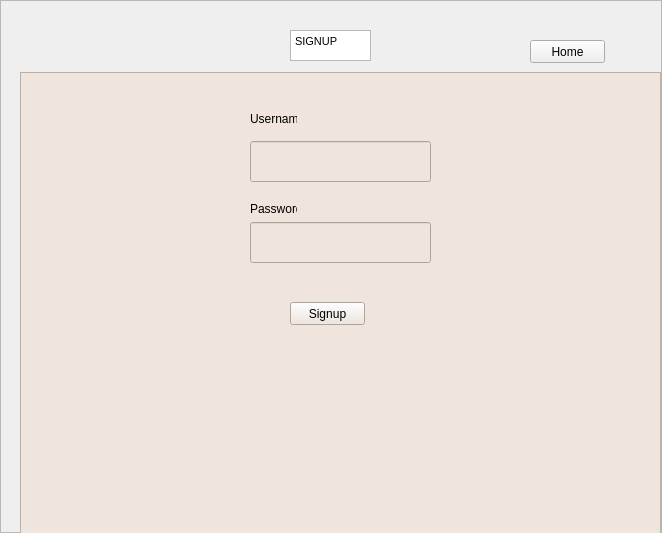
<?xml version="1.0" encoding="UTF-8"?>
<ui version="4.0">
 <class>MainWindow</class>
 <widget class="QMainWindow" name="MainWindow">
  <property name="geometry">
   <rect>
    <x>0</x>
    <y>0</y>
    <width>662</width>
    <height>533</height>
   </rect>
  </property>
  <property name="windowTitle">
   <string>GG Auto Clicker</string>
  </property>
  <property name="styleSheet">
   <string notr="true"/>
  </property>
  <widget class="QWidget" name="central_widget">
   <layout class="QVBoxLayout" name="verticalLayout">
    <property name="spacing">
     <number>0</number>
    </property>
    <property name="leftMargin">
     <number>0</number>
    </property>
    <property name="topMargin">
     <number>0</number>
    </property>
    <property name="rightMargin">
     <number>0</number>
    </property>
    <property name="bottomMargin">
     <number>0</number>
    </property>
    <item>
     <widget class="QFrame" name="central_widget_2">
      <property name="toolTip">
       <string/>
      </property>
      <property name="styleSheet">
       <string notr="true">QToolTip {
background-color: #e0e0e0;
border: none; }</string>
      </property>
      <property name="frameShape">
       <enum>QFrame::StyledPanel</enum>
      </property>
      <property name="frameShadow">
       <enum>QFrame::Raised</enum>
      </property>
      <widget class="QFrame" name="main_frame">
       <property name="geometry">
        <rect>
         <x>20</x>
         <y>72</y>
         <width>641</width>
         <height>462</height>
        </rect>
       </property>
       <property name="sizePolicy">
        <sizepolicy hsizetype="Preferred" vsizetype="Expanding">
         <horstretch>0</horstretch>
         <verstretch>0</verstretch>
        </sizepolicy>
       </property>
       <property name="styleSheet">
        <string notr="true">background-color: rgb(239, 229, 220);</string>
       </property>
       <property name="frameShape">
        <enum>QFrame::StyledPanel</enum>
       </property>
       <property name="frameShadow">
        <enum>QFrame::Raised</enum>
       </property>
       <widget class="QPushButton" name="signup_Butt">
        <property name="geometry">
         <rect>
          <x>270</x>
          <y>230</y>
          <width>75</width>
          <height>23</height>
         </rect>
        </property>
        <property name="text">
         <string>Signup</string>
        </property>
       </widget>
       <widget class="QLineEdit" name="username_signup">
        <property name="geometry">
         <rect>
          <x>230</x>
          <y>69</y>
          <width>181</width>
          <height>41</height>
         </rect>
        </property>
       </widget>
       <widget class="QLineEdit" name="password_signup">
        <property name="geometry">
         <rect>
          <x>230</x>
          <y>150</y>
          <width>181</width>
          <height>41</height>
         </rect>
        </property>
       </widget>
       <widget class="QLabel" name="label">
        <property name="geometry">
         <rect>
          <x>230</x>
          <y>40</y>
          <width>47</width>
          <height>13</height>
         </rect>
        </property>
        <property name="text">
         <string>Username</string>
        </property>
       </widget>
       <widget class="QLabel" name="label_3">
        <property name="geometry">
         <rect>
          <x>230</x>
          <y>130</y>
          <width>47</width>
          <height>13</height>
         </rect>
        </property>
        <property name="text">
         <string>Password</string>
        </property>
       </widget>
       <widget class="QLabel" name="message">
        <property name="geometry">
         <rect>
          <x>230</x>
          <y>200</y>
          <width>171</width>
          <height>16</height>
         </rect>
        </property>
        <property name="styleSheet">
         <string notr="true">color: rgb(170, 0, 0)</string>
        </property>
        <property name="text">
         <string/>
        </property>
       </widget>
      </widget>
      <widget class="QTextBrowser" name="textBrowser">
       <property name="geometry">
        <rect>
         <x>290</x>
         <y>30</y>
         <width>81</width>
         <height>31</height>
        </rect>
       </property>
       <property name="html">
        <string>&lt;!DOCTYPE HTML PUBLIC &quot;-//W3C//DTD HTML 4.0//EN&quot; &quot;http://www.w3.org/TR/REC-html40/strict.dtd&quot;&gt;
&lt;html&gt;&lt;head&gt;&lt;meta name=&quot;qrichtext&quot; content=&quot;1&quot; /&gt;&lt;style type=&quot;text/css&quot;&gt;
p, li { white-space: pre-wrap; }
&lt;/style&gt;&lt;/head&gt;&lt;body style=&quot; font-family:'MS Shell Dlg 2'; font-size:8.25pt; font-weight:400; font-style:normal;&quot;&gt;
&lt;p style=&quot; margin-top:0px; margin-bottom:0px; margin-left:0px; margin-right:0px; -qt-block-indent:0; text-indent:0px;&quot;&gt;SIGNUP&lt;/p&gt;&lt;/body&gt;&lt;/html&gt;</string>
       </property>
      </widget>
      <widget class="QPushButton" name="signupgotohome">
       <property name="geometry">
        <rect>
         <x>530</x>
         <y>40</y>
         <width>75</width>
         <height>23</height>
        </rect>
       </property>
       <property name="text">
        <string>Home</string>
       </property>
      </widget>
     </widget>
    </item>
   </layout>
  </widget>
 </widget>
 <resources/>
 <connections/>
</ui>
